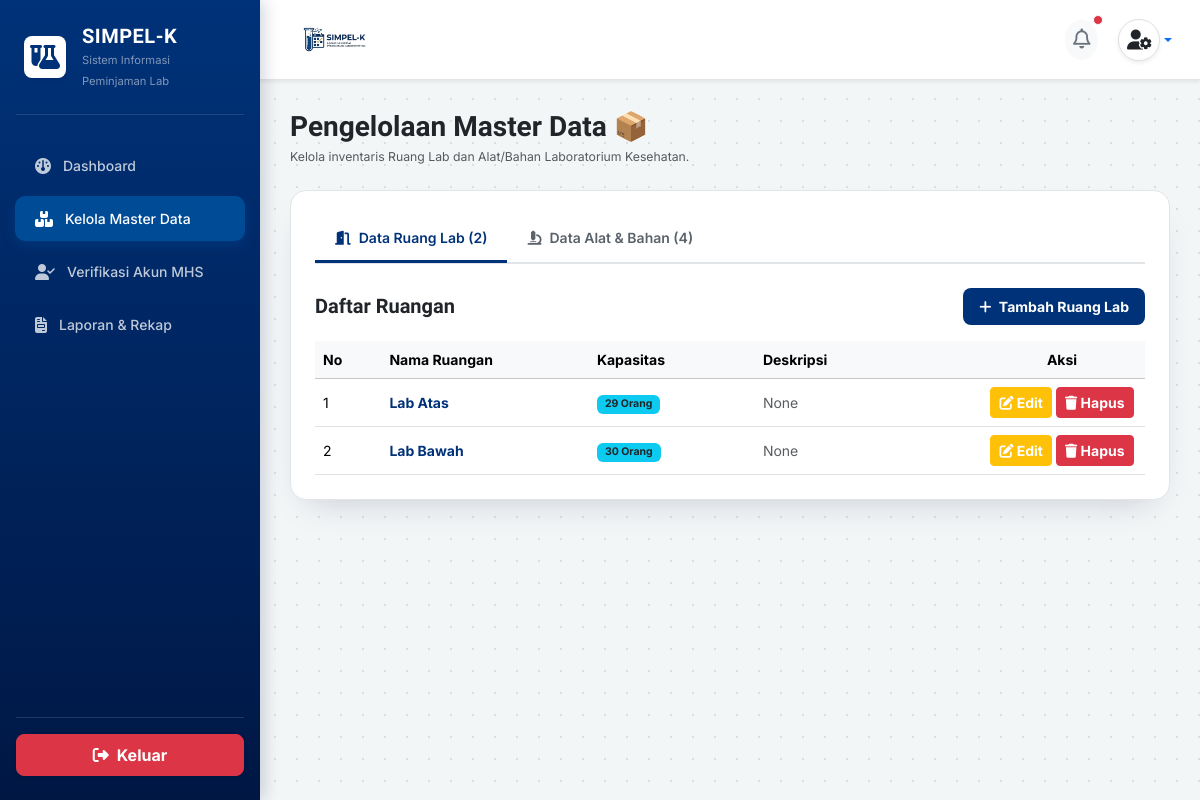
/aslab/master-data/ (signed in), run on an earlier commit of the app's database.
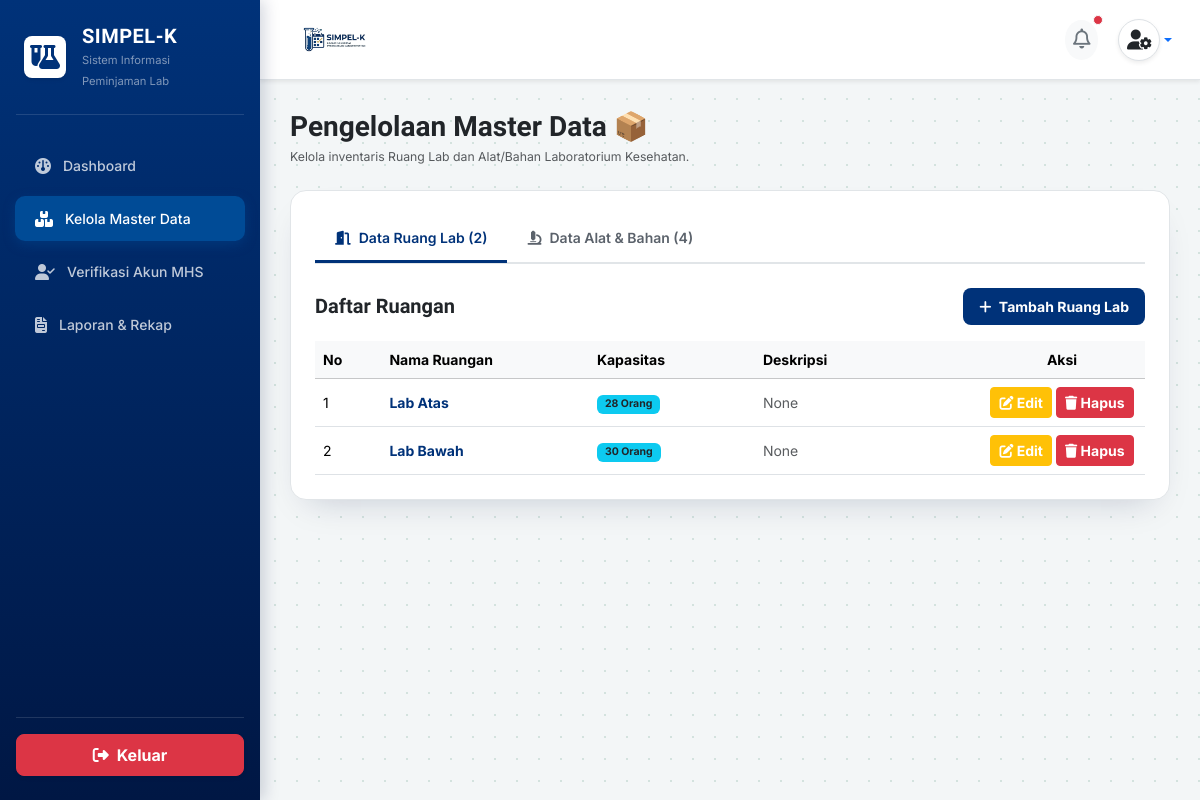
And on a later commit of the database.
### core_auth/models.py (models this page shows, shortened)
class RuangLab(models.Model):
    nama_ruang = models.CharField(max_length=100)
    kapasitas = models.IntegerField()
    deskripsi = models.TextField(blank=True, null=True)

### aslab/views.py (the view)
# urls.py: path('master-data/', views.master_data, name='master_data'),
@login_required(login_url='core_auth:login')
def master_data(request):
    redirect_target = cekk_role_aslab(request.user)
    if redirect_target:
        messages.error(request, "Anda tidak memiliki hak akses ke Master Data!")
        return redirect(redirect_target)
    ruang_list = RuangLab.objects.all().order_by('nama_ruang')
    alat_list = AlatBahan.objects.all().order_by('nama_alat')
    context = {
        'ruang_list': ruang_list,
        'alat_list': alat_list,
        'total_ruang': ruang_list.count(),
        'total_alat': alat_list.count(),
    }
    return render(request, 'aslab/master_data.html', context)

### aslab/views.py (called while the page is built)
def cekk_role_aslab(user):
    username_lower = user.username.lower()
    if 'kalab' in username_lower or user.groups.filter(name__iexact='KALAB').exists() or getattr(user, 'role', '') == 'KALAB':
        return 'kalab:dashboard'
    elif not ('aslab' in username_lower or user.groups.filter(name__iexact='ASLAB').exists() or getattr(user, 'role', '') == 'ASLAB'):
        return 'mahasiswa:dashboard'
    return None

### aslab/templates/aslab/master_data.html (shortened to what the changed rows need)
{% load static %}
<!DOCTYPE html>
<html lang="id">
<head>
    <link href="https://cdn.jsdelivr.net/npm/bootstrap@5.3.2/dist/css/bootstrap.min.css" rel="stylesheet">
    <link rel="stylesheet" href="https://cdnjs.cloudflare.com/ajax/libs/font-awesome/6.4.2/css/all.min.css">
</head>
<body>
    <div class="main-content">
        <div class="card card-custom bg-white p-4">
            <div class="tab-content pt-4" id="masterTabContent">
                <div class="tab-pane fade show active" id="ruang-content" role="tabpanel">
                    <div class="table-responsive">
                        <table class="table table-hover align-middle mb-0">
                            <thead class="table-light">
                                <tr>
                                    <th style="width: 8%;">No</th>
                                    <th style="width: 25%;">Nama Ruangan</th>
                                    <th style="width: 20%;">Kapasitas</th>
                                    <th style="width: 27%;">Deskripsi</th>
                                    <th style="width: 20%;" class="text-center">Aksi</th>
                                </tr>
                            </thead>
                            <tbody>
                                {% for r in ruang_list %}
                                <tr>
                                    <td>{{ forloop.counter }}</td>
                                    <td class="fw-bold text-brand">{{ r.nama_ruang }}</td>
                                    <td>
                                        <span class="badge bg-info text-dark fw-bold px-2 py-1">{{ r.kapasitas }} Orang</span>
                                    </td>
                                    <td class="text-muted">{{ r.deskripsi|default:"-" }}</td>
                                    <td class="text-center">
                                        <div class="d-flex justify-content-center gap-1">
                                            <button class="btn btn-warning btn-sm text-white fw-bold px-2 py-1"
                                                data-bs-toggle="modal" data-bs-target="#modalEditRuang{{ r.id }}">
                                                <i class="fa-solid fa-pen-to-square"></i> Edit
                                            </button>
                                            <button class="btn btn-danger btn-sm fw-bold px-2 py-1"
                                                data-bs-toggle="modal" data-bs-target="#modalHapusRuang{{ r.id }}">
                                                <i class="fa-solid fa-trash"></i> Hapus
                                            </button>
                                        </div>
                                    </td>
                                </tr>
                                {% empty %}
                                <tr>
                                    <td colspan="5" class="text-center text-muted py-4">Belum ada data ruang laboratorium.</td>
                                </tr>
                                {% endfor %}
                            </tbody>
                        </table>
                    </div>
                </div>
            </div>
        </div>
    </div>
</body>
</html>

What changed in the data, as far as the page shows it:
changed RuangLab "Lab Atas": kapasitas "29" → "28"
